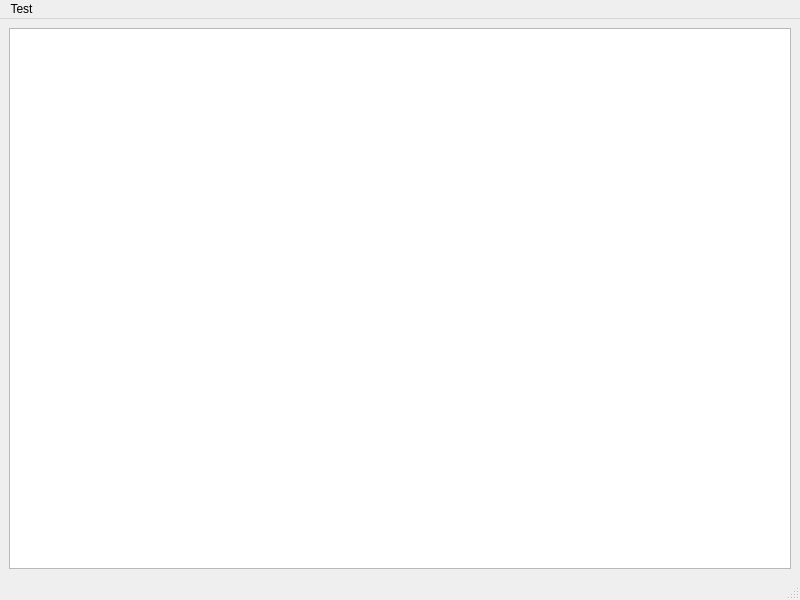
<?xml version="1.0" encoding="UTF-8"?>
<ui version="4.0">
 <class>MainWindow</class>
 <widget class="QMainWindow" name="MainWindow">
  <property name="geometry">
   <rect>
    <x>0</x>
    <y>0</y>
    <width>800</width>
    <height>600</height>
   </rect>
  </property>
  <property name="windowTitle">
   <string>Stone of Orthanc</string>
  </property>
  <property name="layoutDirection">
   <enum>Qt::LeftToRight</enum>
  </property>
  <widget class="QWidget" name="centralwidget">
   <property name="sizePolicy">
    <sizepolicy hsizetype="Preferred" vsizetype="Preferred">
     <horstretch>0</horstretch>
     <verstretch>0</verstretch>
    </sizepolicy>
   </property>
   <property name="layoutDirection">
    <enum>Qt::LeftToRight</enum>
   </property>
   <layout class="QVBoxLayout" name="verticalLayout_2" stretch="0">
    <property name="sizeConstraint">
     <enum>QLayout::SetDefaultConstraint</enum>
    </property>
    <item>
     <widget class="QCairoWidget" name="cairoCentralWidget"/>
    </item>
   </layout>
  </widget>
  <widget class="QMenuBar" name="menubar">
   <property name="geometry">
    <rect>
     <x>0</x>
     <y>0</y>
     <width>800</width>
     <height>25</height>
    </rect>
   </property>
   <widget class="QMenu" name="menuTest">
    <property name="title">
     <string>Test</string>
    </property>
   </widget>
   <addaction name="menuTest"/>
  </widget>
  <widget class="QStatusBar" name="statusbar"/>
 </widget>
 <customwidgets>
  <customwidget>
   <class>QCairoWidget</class>
   <extends>QGraphicsView</extends>
   <header location="global">QCairoWidget.h</header>
  </customwidget>
 </customwidgets>
 <resources/>
 <connections/>
</ui>
